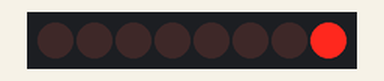
Recording of a sketch running on a simulated Arduino Uno, built with avr-gcc and run on an emulated ATmega328P. On the bench: 8 shift-register outputs drawn as a row of LEDs (first output left, lit = HIGH). Wiring (inferred from the names in the program): shift register (74HC595): data pin 12; shift clock pin 9; latch pin 11. Wiring (inferred from the signals the program sends): row of LEDs: on Q0, Q1, Q2, Q3, Q4, Q5, Q6, Q7.

Above: at 0.05 s.
At 0.25 s:
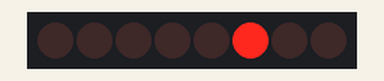
At 0.55 s:
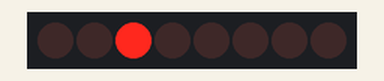
At 1.0 s:
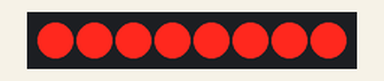
At 2.05 s:
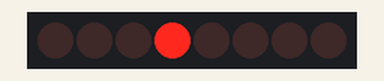
At 3.05 s:
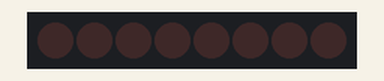
Timing chart, 0 to 3.7 s (numbered marks = the images above):
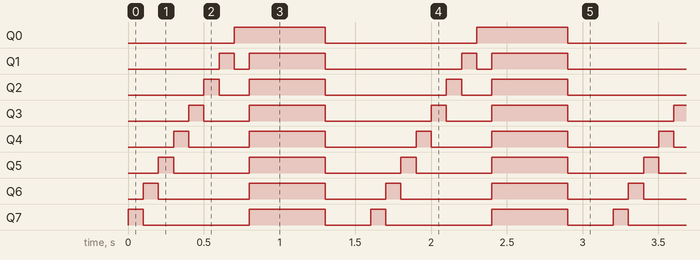

The sketch:

m5_led_bar.ino
```cpp
// Mission 5 · LED Bar (bonus)
// Eight LEDs controlled by a 74HC595 shift register.
// LEDs light up one at a time from left to right, like a running light.
//
// Wiring:
//   74HC595 DS   (pin 14) → Arduino pin 12
//   74HC595 ST_CP (pin 12) → Arduino pin 11  (latch)
//   74HC595 SH_CP (pin 11) → Arduino pin 9   (clock)
//   74HC595 VCC  (pin 16) → 5V
//   74HC595 GND  (pin 8)  → GND
//   74HC595 OE   (pin 13) → GND  (always enabled)
//   74HC595 MR   (pin 10) → 5V  (never reset)
//   74HC595 Q0–Q7 → 220Ω resistors → LED anodes (+, long leg)
//   All LED cathodes (–, short leg) → GND

const int dataPin  = 12;  // DS
const int latchPin = 11;  // ST_CP
const int clockPin = 9;   // SH_CP

// Send one byte to the shift register and latch it
void updateLEDs(byte value) {
  digitalWrite(latchPin, LOW);
  shiftOut(dataPin, clockPin, LSBFIRST, value);
  digitalWrite(latchPin, HIGH);
}

void setup() {
  pinMode(dataPin,  OUTPUT);
  pinMode(latchPin, OUTPUT);
  pinMode(clockPin, OUTPUT);

  // Start with all LEDs off
  updateLEDs(0);
}

void loop() {
  // Light each LED one at a time, left to right
  for (int i = 0; i < 8; i++) {
    updateLEDs(1 << i);   // shift a 1 bit across positions 0–7
    delay(100);
  }

  // Then fill them up all at once and pause
  updateLEDs(B11111111);
  delay(500);

  // Turn them all off and pause
  updateLEDs(0);
  delay(300);
}
```

Measured:
- by itself, Q0: alternates HIGH for 0.60 s and LOW for 1.0 s
- by itself, Q1: repeats every 1.6 s: LOW 0.10 s, HIGH 0.50 s, LOW 0.90 s, HIGH 0.10 s
- by itself, Q2: repeats every 1.6 s: LOW 0.20 s, HIGH 0.50 s, LOW 0.80 s, HIGH 0.10 s
- by itself, Q3: repeats every 1.6 s: LOW 0.30 s, HIGH 0.50 s, LOW 0.70 s, HIGH 0.10 s
- by itself, Q4: repeats every 1.6 s: LOW 0.40 s, HIGH 0.50 s, LOW 0.60 s, HIGH 0.10 s
- by itself, Q5: repeats every 1.6 s: LOW 0.50 s, HIGH 0.50 s, LOW 0.50 s, HIGH 0.10 s
- by itself, Q6: repeats every 1.6 s: LOW 0.60 s, HIGH 0.50 s, LOW 0.40 s, HIGH 0.10 s
- by itself, Q7: repeats every 1.6 s: LOW 0.70 s, HIGH 0.50 s, LOW 0.30 s, HIGH 0.10 s
